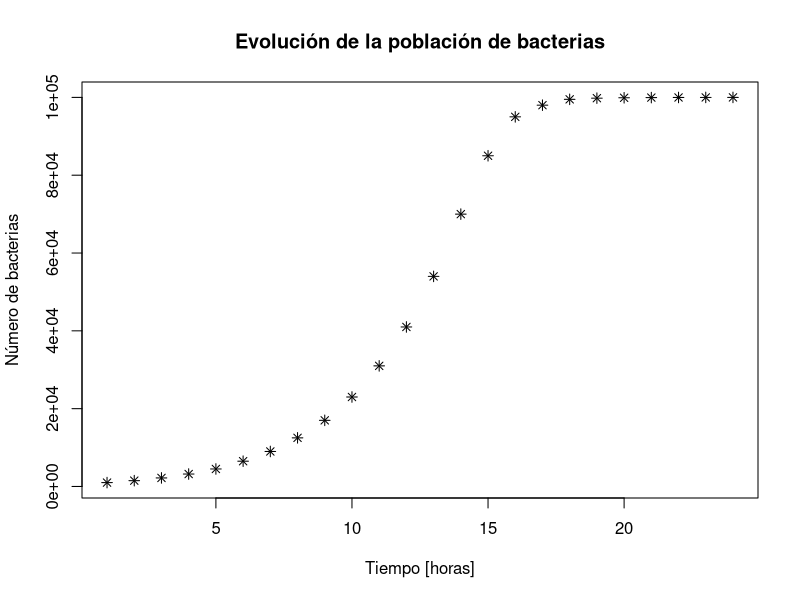

Source code (R):
# Tema 3: Diseño de escenarios. Modelización en ciencias sociales
# Técnicas Avanzadas para el Análisis de Datos Cuantitativos II

# Este código implementa un modelo de crecimiento logístico para una población de bacterias
# El modelo logístico es especialmente útil para describir poblaciones que tienen un límite de crecimiento
# debido a restricciones ambientales (como nutrientes, espacio, etc.)

# Código para calcular la evolución de la población de bacterias en un cultivo

# Parámetros del modelo logístico:
# p0: Población inicial de bacterias (1000 bacterias)
# k: Tasa de crecimiento intrínseca (0.0001)
# M: Capacidad máxima del cultivo (100000 bacterias)
# La capacidad máxima representa el número máximo de bacterias que el medio puede sostener
p0 = 1000  # Población inicial de bacterias
k = 0.0001  # Tasa de crecimiento
M = 100000  # Capacidad máxima del cultivo

# Función que implementa la ecuación logística:
# P(t) = M * p0 / (M * e^(-k*M*t) - p0 * e^(-k*M*t) + p0)
# Esta ecuación describe cómo la población crece inicialmente de forma exponencial
# y luego se ralentiza hasta alcanzar la capacidad máxima M
poblacion <- function(tiempo) {
    M * p0 / (M * exp(-k * M * tiempo) - p0 * exp(-k * M * tiempo) + p0)
}

# Simulación del crecimiento durante 24 horas
# Calculamos la población para cada hora y mostramos los resultados
for(i in 1:24) {
    print(poblacion(i))
}

# Datos para el análisis y visualización
# x: Vector de tiempo en horas (1 a 24)
# y: Datos simulados de población que siguen una curva logística
x <- 1:24  # Horas
y <- c(1000, 1500, 2200, 3200, 4500, 6500, 9000, 12500, 17000, 23000, 
       31000, 41000, 54000, 70000, 85000, 95000, 98000, 99500, 99800, 
       99900, 99950, 99980, 99990, 99995)

# Creación del gráfico de dispersión
# Este gráfico nos permite visualizar la curva de crecimiento
# cex: tamaño de los puntos
# pch: tipo de símbolo para los puntos
plot(x, y, 
     main = "Evolución de la población de bacterias",
     xlab = "Tiempo [horas]",
     ylab = "Número de bacterias",
     cex = 1,
     pch = 8)

# Ajuste de un modelo lineal a los datos
# Aunque los datos siguen una curva logística, ajustamos una línea recta
# para ver cómo se desvía del comportamiento lineal
# Esto nos ayuda a entender la no-linealidad del crecimiento
linearModel <- lm(y ~ x)
print(linearModel)
summary(linearModel)

# El summary nos proporciona información importante sobre el ajuste:
# - Coeficientes: pendiente e intercepto de la línea
# - R-squared: qué tan bien la línea explica los datos
# - p-valores: significancia estadística de los coeficientes
# - Residuales: diferencias entre valores observados y predichos 